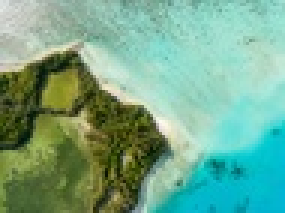
#> input picture TP6 /colors3.jpeg, 95 x 71 px, shrunk from 700 x 524 before the run, found by its file name (shown 3 times larger)
$ jupyter execute --allow-errors 'K-Means G1.ipynb'
#> lines starting #> are read from the running program, lines starting #| are printed output that depends on the picture
[cell 1]
import matplotlib.pyplot as plt
import numpy as np
import cv2 as cv
from scipy import spatial
root = '/content/drive/Shareddrives/Imagenes/TP6 Grupo1/'

[cell 2]
colors_1 = plt.imread(root+'colors3.jpeg')
#> colors_1 is the input picture: shape (71, 95, 3); mean R, G, B 116.3, 167.9, 140
plt.imshow(colors_1);

[cell 3]
nemo = plt.imread(root+'nemo0.jpg')
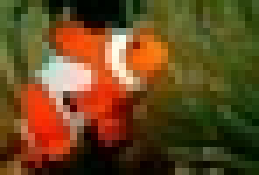
#> input picture TP6 /nemo0.jpg, 37 x 25 px, shrunk from 275 x 184 before the run, found by its file name (shown 7 times larger)
#> nemo is the input picture: shape (25, 37, 3); mean R, G, B 102.7, 72.1, 32
plt.imshow(nemo);

[cell 4]
class KMeans:
  def __init__(self, src: np.array=None, downscale=10):
    self.image_original = src.copy()
    self.height_original, self.width_original, _ = self.image_original.shape
    self.preprocess_image(downscale=downscale)
    return

  def cluster_colors(self, k=10, iterations=10):
    centroids = self.compute_centroids(k, iterations)
    canvas = np.zeros_like(self.image_original)
    image_original_hsv = cv.cvtColor(self.image_original, cv.COLOR_RGB2HSV)
    for i in range(self.height_original):
        for j in range(self.width_original):
          pixel = image_original_hsv[i][j]
          asigned_cluster = self.classify_point(np.array(pixel), centroids)
          canvas[i][j] = centroids[asigned_cluster]
    canvas = cv.cvtColor(canvas, cv.COLOR_HSV2RGB)
    return canvas

  def compute_centroids(self, k, iterations):
    centroids = self.generate_random_centroids(k)
    print(f"initial centroids {centroids}")
    clusters = {cluster_i:[] for cluster_i in range(k)}
    for iteration in range(iterations):
      print(f"iteration {iteration}")
      for i in range(self.height):
        for j in range(self.width):
          pixel = self.image[i][j]
          asigned_cluster = self.classify_point(np.array(pixel), centroids)
          clusters[asigned_cluster].append(pixel)
      centroids = self.compute_new_centroids(clusters)
      clusters = {cluster_i:[] for cluster_i in range(k)}
      print(f"new centroids {centroids}")

    self.centroids = centroids
    print(f"new centroids {centroids}")
    return centroids

  def classify_point(self, point, centroids):
    distances = []
    for centroid in centroids:
      d = self.compute_distance(point, centroid)
      distances.append(d)
    closest_centroid = np.argmin(distances)
    return closest_centroid

  def compute_new_centroids(self, clusters: dict):
    print(clusters.values())
    new_clusters = [np.mean(cluster, axis=0) for cluster in clusters.values()]
    return new_clusters

  def compute_distance(self, point1, point2):
    d = spatial.distance.euclidean(point1, point2)
    return d

  def preprocess_image(self, downscale=4):
    image = self.image_original.copy()
    self.height = self.height_original//downscale
    self.width = self.width_original//downscale
    self.image = cv.resize(image, (self.width, self.height))
    self.image = cv.cvtColor(self.image, cv.COLOR_RGB2HSV)
    return

  def generate_random_centroids(self, k):
    initial_centroids = (np.random.random_sample((k,3))*255).astype(np.uint8)
    return initial_centroids

#> (a cell that did not finish here is left out)

#> (a cell that did not finish here is left out)

[cell 7]
kmean = KMeans(nemo.copy())
nemo_clusterd = kmean.cluster_colors(3)
#> in cluster_colors, `image_original_hsv = cv.cvtColor(self.image_original, cv.COLOR_RGB2HSV)`: image_original_hsv: shape (25, 37, 3); mean H, S, V 25.7, 191.3, 108.3
#> after the loop in cluster_colors, `for i in range(self.height_original):`: canvas: shape (25, 37, 3); mean H, S, V 21.4, 194.4, 114.1
#> in cluster_colors, `canvas = cv.cvtColor(canvas, cv.COLOR_HSV2RGB)`:
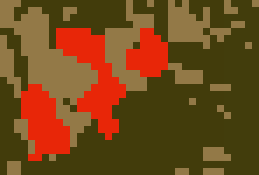
#> canvas: shape (25, 37, 3) (shown 7 times larger); mean R, G, B 114.1, 72.7, 26.5
plt.imshow(nemo_clusterd);

[cell 8]
kmean = KMeans(nemo.copy())
nemo_clusterd = kmean.cluster_colors(3)
#> call 2 of cluster_colors, with k = 3, iterations = 10
#> after the loop in cluster_colors (call 2), `for i in range(self.height_original):`: canvas: shape (25, 37, 3); mean H, S, V 22.4, 186.7, 117.8
#> in cluster_colors (call 2), `canvas = cv.cvtColor(canvas, cv.COLOR_HSV2RGB)`:
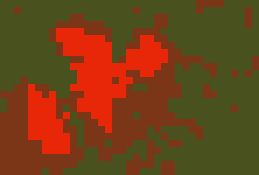
#> canvas: shape (25, 37, 3) (shown 7 times larger); mean R, G, B 112.9, 66.5, 24.6
plt.imshow(nemo_clusterd);

[cell 9]
bird = plt.imread(root+'bird.jpg')
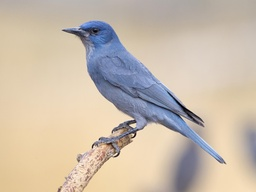
#> input picture TP6 /bird.jpg, 256 x 192 px, shrunk from 1885 x 1414 before the run, found by its file name
#> bird is the input picture: shape (192, 256, 3); mean R, G, B 201.1, 187.6, 171.9
plt.imshow(bird);
kmean = KMeans(bird.copy(), downscale=20)
bird_clusterd = kmean.cluster_colors(5)
#> call 3 of cluster_colors, with k = 5, iterations = 10
#> in cluster_colors (call 3), `image_original_hsv = cv.cvtColor(self.image_original, cv.COLOR_RGB2HSV)`: image_original_hsv: shape (192, 256, 3); mean H, S, V 32.9, 52, 207.7
#> after the loop in cluster_colors (call 3), `for i in range(self.height_original):`: canvas: shape (192, 256, 3); mean H, S, V 32.6, 50.7, 207.2
#> in cluster_colors (call 3), `canvas = cv.cvtColor(canvas, cv.COLOR_HSV2RGB)`:
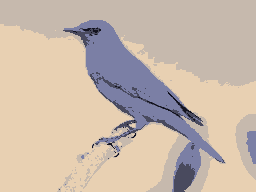
#> canvas: shape (192, 256, 3); mean R, G, B 201.1, 185.2, 171.6
plt.imshow(bird_clusterd);
